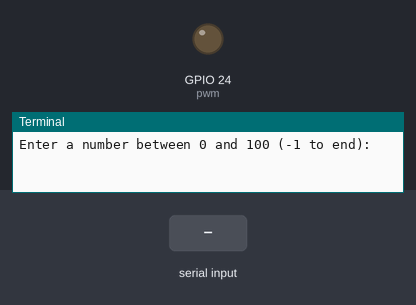
Simulated run of this program. Board: Raspberry Pi (BCM pin numbers). On the bench: output pins drawn as LEDs (lit = HIGH), the last lines printed to the terminal. The test bench sets the inputs (shaded band).

Above: at 1.2 s.
1.3 s: "5" typed at the terminal
At 1.8 s:
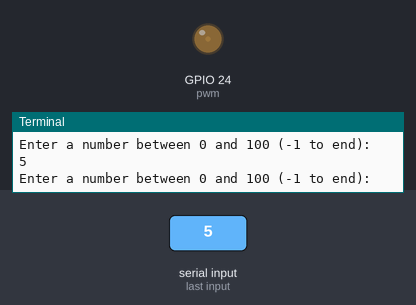
2.8 s: "90" typed at the terminal
At 4.1 s:
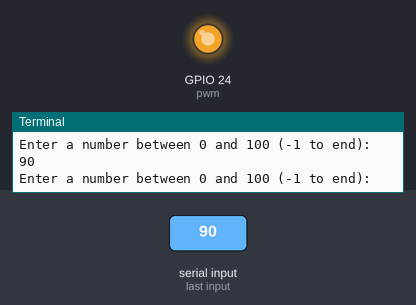
Timing chart, 0 to 5.8 s (numbered marks = the images above; inputs shaded):
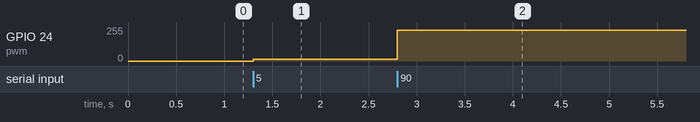

The program:

pwm0.py
```python
#!/usr/bin/python

import RPi.GPIO as GPIO

GPIO.setmode(GPIO.BCM)
GPIO.setup(24,GPIO.OUT)

pwm = GPIO.PWM(24, 100)
pwm.start(0)

while True:

    try:
        dc = raw_input('Enter a number between 0 and 100 (-1 to end): ')
        val = float(dc)
        if val < 0:
            break
        pwm.ChangeDutyCycle(val)

    except ValueError:
        print 'Bad number: "' + dc + '"'

pwm.stop()
GPIO.cleanup()
```

Measured:
- after the input at 1.3 s, GPIO 24 (pwm): 0/255 → 13/255 at once
- after the input at 2.8 s, GPIO 24 (pwm): 13/255 → 230/255 at once
